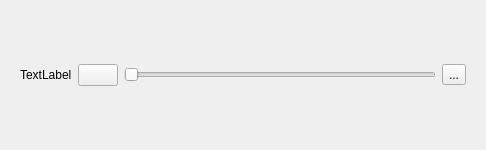
<?xml version="1.0" encoding="UTF-8"?>
<ui version="4.0">
 <class>plotControlWrapper</class>
 <widget class="QWidget" name="plotControlWrapper">
  <property name="geometry">
   <rect>
    <x>0</x>
    <y>0</y>
    <width>486</width>
    <height>150</height>
   </rect>
  </property>
  <property name="windowTitle">
   <string>Form</string>
  </property>
  <layout class="QHBoxLayout" name="horizontalLayout">
   <item>
    <widget class="QWidget" name="horizontalLayout_plot_wrap" native="true">
     <layout class="QHBoxLayout" name="horizontalLayout_plot">
      <item>
       <widget class="QLabel" name="track_label">
        <property name="sizePolicy">
         <sizepolicy hsizetype="Maximum" vsizetype="Maximum">
          <horstretch>0</horstretch>
          <verstretch>0</verstretch>
         </sizepolicy>
        </property>
        <property name="text">
         <string>TextLabel</string>
        </property>
       </widget>
      </item>
      <item>
       <widget class="QPushButton" name="instrument_button">
        <property name="sizePolicy">
         <sizepolicy hsizetype="Fixed" vsizetype="Fixed">
          <horstretch>0</horstretch>
          <verstretch>0</verstretch>
         </sizepolicy>
        </property>
        <property name="text">
         <string/>
        </property>
        <property name="icon">
         <iconset>
          <normaloff>../resources/designer/piano.png</normaloff>../resources/designer/piano.png</iconset>
        </property>
        <property name="iconSize">
         <size>
          <width>80</width>
          <height>80</height>
         </size>
        </property>
       </widget>
      </item>
      <item>
       <widget class="QSlider" name="volume_slider">
        <property name="maximum">
         <number>100</number>
        </property>
        <property name="orientation">
         <enum>Qt::Horizontal</enum>
        </property>
       </widget>
      </item>
      <item>
       <widget class="QToolButton" name="mute_button">
        <property name="text">
         <string>...</string>
        </property>
        <property name="icon">
         <iconset>
          <normaloff>../resources/designer/micro.png</normaloff>
          <normalon>../resources/designer/t.png</normalon>../resources/designer/micro.png</iconset>
        </property>
        <property name="checkable">
         <bool>true</bool>
        </property>
        <property name="toolButtonStyle">
         <enum>Qt::ToolButtonIconOnly</enum>
        </property>
        <property name="autoRaise">
         <bool>false</bool>
        </property>
       </widget>
      </item>
     </layout>
    </widget>
   </item>
  </layout>
 </widget>
 <resources>
  <include location="../../TC/TP1/PlotTool/resources/plotControl.qrc"/>
 </resources>
 <connections/>
</ui>
